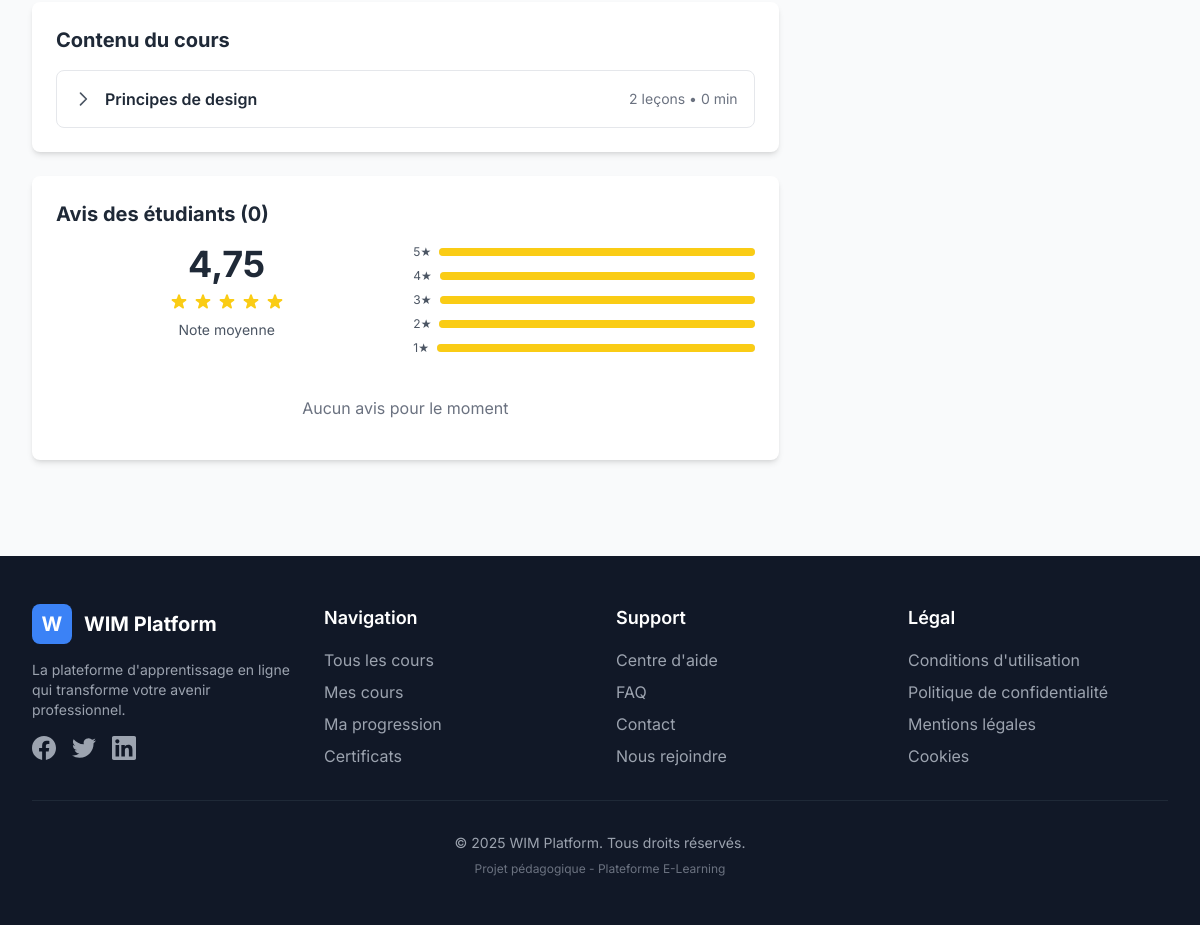
Page /courses/uiux-design-masterclass/ (lower part) on the earlier database version.
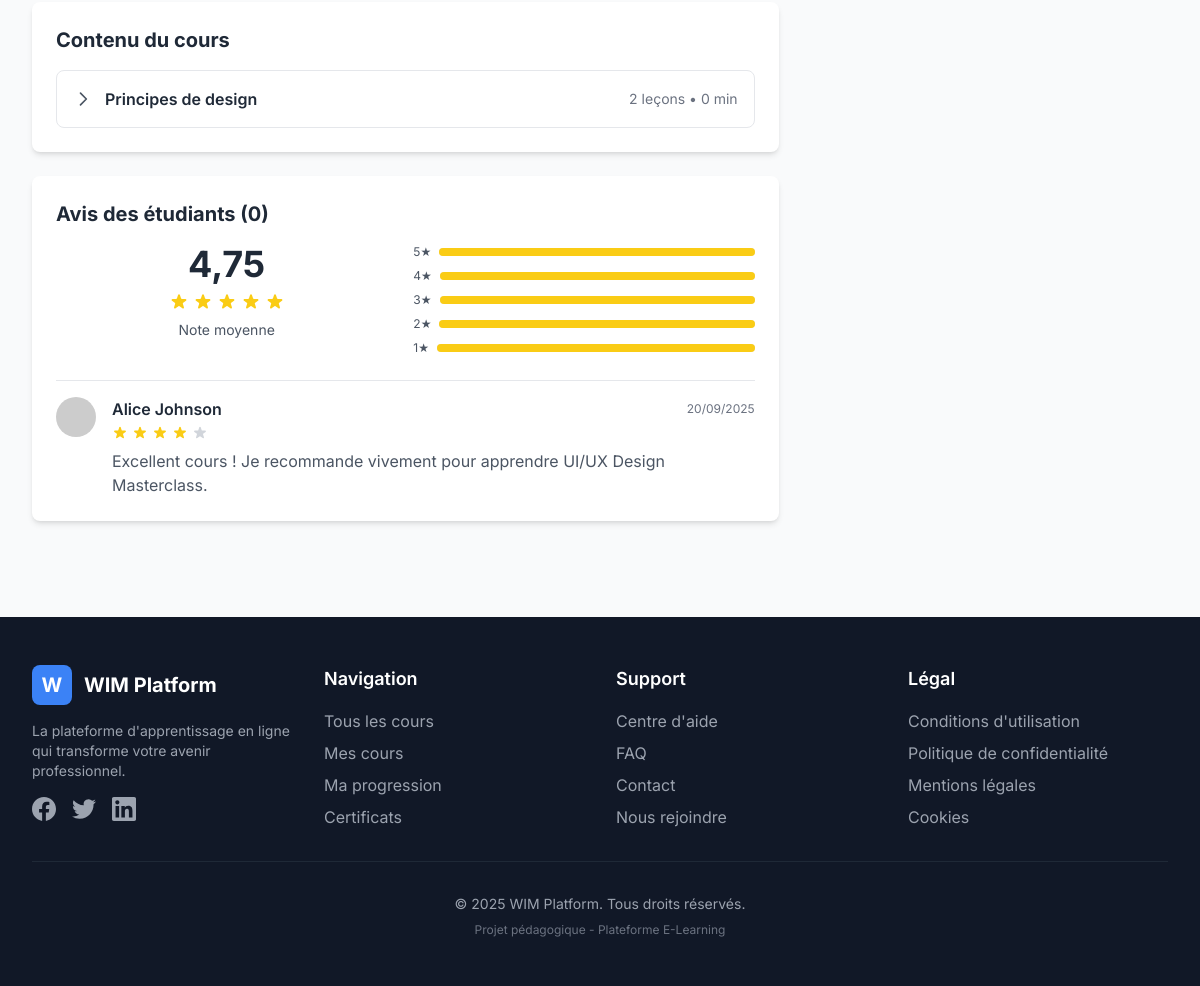
Same page on the later database version.
### apps/courses/models.py (models this page shows, shortened)
class Module(models.Model):
    course = models.ForeignKey(Course, on_delete=models.CASCADE, related_name='modules', verbose_name='cours')
    title = models.CharField('titre', max_length=200)
    description = models.TextField('description', blank=True)
    order = models.IntegerField('ordre', default=0)
    duration = models.IntegerField('durée (minutes)', default=0)
    is_published = models.BooleanField('publié', default=True)
    created_at = models.DateTimeField(auto_now_add=True)
    updated_at = models.DateTimeField(auto_now=True)
    class Meta:
        verbose_name = 'module'
        verbose_name_plural = 'modules'
        ordering = ['course', 'order']
        unique_together = [['course', 'order']]

### apps/enrollments/models.py (models this page shows, shortened)
class Review(models.Model):
    user = models.ForeignKey('users.User', on_delete=models.CASCADE, related_name='reviews', verbose_name='utilisateur')
    course = models.ForeignKey('courses.Course', on_delete=models.CASCADE, related_name='reviews', verbose_name='cours')
    enrollment = models.ForeignKey(Enrollment, on_delete=models.CASCADE, related_name='review', null=True, blank=True)
    rating = models.IntegerField('note', validators=[MinValueValidator(1), MaxValueValidator(5)])
    comment = models.TextField('commentaire', max_length=1000, blank=True)
    content_quality = models.IntegerField('qualité contenu', validators=[MinValueValidator(1), MaxValueValidator(5)],
                                          null=True, blank=True)
    instructor_quality = models.IntegerField('qualité instructeur',
                                             validators=[MinValueValidator(1), MaxValueValidator(5)], null=True,
                                             blank=True)
    value_for_money = models.IntegerField('rapport qualité/prix',
                                          validators=[MinValueValidator(1), MaxValueValidator(5)], null=True,
                                          blank=True)
    created_at = models.DateTimeField(auto_now_add=True)
    updated_at = models.DateTimeField(auto_now=True)
    is_verified = models.BooleanField('vérifié', default=False)
    is_featured = models.BooleanField('mis en avant', default=False)
    helpful_count = models.IntegerField('votes utiles', default=0)
    class Meta:
        verbose_name = 'avis'
        verbose_name_plural = 'avis'
        ordering = ['-created_at']
        unique_together = [['user', 'course']]

### apps/users/models.py (models this page shows, shortened)
class User(AbstractUser):
    username = None
    email = models.EmailField('adresse email', unique=True)
    name = models.CharField('nom complet', max_length=150, blank=True)
    bio = models.TextField('biographie', max_length=500, blank=True)
    avatar = models.ImageField(upload_to='avatars/', blank=True, null=True)
    phone = models.CharField('téléphone', max_length=20, blank=True)
    location = models.CharField('localisation', max_length=100, blank=True)
    newsletter_subscribed = models.BooleanField('newsletter', default=True)
    email_notifications = models.BooleanField('notifications', default=True)
    is_instructor = models.BooleanField('instructeur', default=False)
    groups = models.ManyToManyField(
        'auth.Group',
        verbose_name='groups',
        blank=True,
        related_name='custom_users',
        related_query_name='custom_user',
    )
    user_permissions = models.ManyToManyField(
        'auth.Permission',
        verbose_name='user permissions',
        blank=True,
        related_name='custom_users',
        related_query_name='custom_user',
    )
    objects = UserManager()
    USERNAME_FIELD = 'email'
    REQUIRED_FIELDS = ['name']
    class Meta:
        verbose_name = 'utilisateur'
        verbose_name_plural = 'utilisateurs'
        ordering = ['-date_joined']

### apps/courses/views.py (the view, shortened to what this page needs)
# urls.py: path('<slug:slug>/', views.CourseDetailView.as_view(), name='detail'),
class CourseDetailView(DetailView):
    model = Course
    template_name = 'courses/course_detail.html'
    context_object_name = 'course'
    slug_field = 'slug'
    slug_url_kwarg = 'slug'
    def get_context_data(self, **kwargs):
        context = super().get_context_data(**kwargs)
        course = self.object
        user = self.request.user
        context['modules'] = course.modules.filter(
            is_published=True
        ).prefetch_related('lessons').order_by('order')
        is_enrolled = False
        enrollment = None
        context['is_enrolled'] = is_enrolled
        reviews = Review.objects.filter(
            course=course
        ).select_related('user').order_by('-created_at')[:10]
        context['reviews'] = reviews
        context['reviews_count'] = course.total_reviews
        review_stats = reviews.aggregate(
            avg_rating=Avg('rating'),
            five_stars=Count('id', filter=Q(rating=5)),
            four_stars=Count('id', filter=Q(rating=4)),
            three_stars=Count('id', filter=Q(rating=3)),
            two_stars=Count('id', filter=Q(rating=2)),
            one_star=Count('id', filter=Q(rating=1)),
        )
        context['review_stats'] = review_stats
        context['similar_courses'] = Course.objects.filter(
            category=course.category,
            is_published=True
        ).exclude(id=course.id)[:3]
        return context

### apps/dashboard/templatetags/math_filters.py (called while the page is built)
@register.filter(name='mul')
def multiply(value, arg):
    try:
        return float(value) * float(arg)
    except (ValueError, TypeError):
        return 0

### templates/courses/course_detail.html (shortened to what the changed rows need)
{% extends 'base.html' %}
{% load static %}
{% load math_filters %}
{% block content %}
<div class="grid grid-cols-1 lg:grid-cols-3 gap-8">
    <div class="lg:col-span-2">
        <div class="bg-white rounded-lg shadow-md p-6 mb-6">
            <h2 class="text-xl font-bold text-gray-800 mb-4">Contenu du cours</h2>
            <div class="space-y-3">
                {% for module in modules %}
                <div class="border rounded-lg">
                    <button class="w-full flex items-center justify-between p-4 hover:bg-gray-50"
                            onclick="toggleModule({{ module.id }})">
                        <div class="flex items-center space-x-3">
                            <svg class="w-5 h-5 text-gray-600" fill="none" stroke="currentColor" viewBox="0 0 24 24">
                                <path stroke-linecap="round" stroke-linejoin="round" stroke-width="2" d="M9 5l7 7-7 7"></path>
                            </svg>
                            <span class="font-semibold text-gray-800">{{ module.title }}</span>
                        </div>
                        <span class="text-sm text-gray-500">{{ module.lessons.count }} leçons • {{ module.duration }} min</span>
                    </button>
                </div>
                {% endfor %}
            </div>
        </div>
        <div class="bg-white rounded-lg shadow-md p-6">
            <h2 class="text-xl font-bold text-gray-800 mb-4">Avis des étudiants ({{ reviews_count }})</h2>
            <div class="grid grid-cols-2 gap-4 mb-6">
                <div class="text-center">
                    <div class="flex items-center justify-center space-x-1 mb-2">
                    </div>
                </div>
                <div class="space-y-2">
                    {% for i in "54321" %}
                    <div class="flex items-center space-x-2">
                        <span class="text-xs text-gray-600">{{ i }}★</span>
                        <div class="flex-1 h-2 bg-gray-200 rounded-full">
                            <div class="h-2 bg-yellow-400 rounded-full" style="width: {{ i|mul:20 }}%"></div>
                        </div>
                    </div>
                    {% endfor %}
                </div>
            </div>
            <div class="space-y-4">
                {% for review in reviews %}
                <div class="border-t pt-4">
                    <div class="flex items-start space-x-4">
                        <img src="https://ui-avatars.com/api/?name={{ review.user.name }}&background=random"
                             alt="{{ review.user.name }}"
                             class="w-10 h-10 rounded-full">
                        <div class="flex-1">
                            <div class="flex items-center justify-between mb-1">
                                <h4 class="font-semibold text-gray-800">{{ review.user.name }}</h4>
                                <span class="text-xs text-gray-500">{{ review.created_at|date:"d/m/Y" }}</span>
                            </div>
                            <div class="flex items-center space-x-1 mb-2">
                                {% for i in "12345" %}
                                <svg class="w-4 h-4 {% if forloop.counter <= review.rating %}text-yellow-400{% else %}text-gray-300{% endif %}" fill="currentColor" viewBox="0 0 20 20">
                                    <path d="M9.049 2.927c.3-.921 1.603-.921 1.902 0l1.07 3.292a1 1 0 00.95.69h3.462c.969 0 1.371 1.24.588 1.81l-2.8 2.034a1 1 0 00-.364 1.118l1.07 3.292c.3.921-.755 1.688-1.54 1.118l-2.8-2.034a1 1 0 00-1.175 0l-2.8 2.034c-.784.57-1.838-.197-1.539-1.118l1.07-3.292a1 1 0 00-.364-1.118L2.98 8.72c-.783-.57-.38-1.81.588-1.81h3.461a1 1 0 00.951-.69l1.07-3.292z"></path>
                                </svg>
                                {% endfor %}
                            </div>
                            <p class="text-gray-600">{{ review.comment }}</p>
                        </div>
                    </div>
                </div>
                {% empty %}
                <p class="text-center text-gray-500 py-4">Aucun avis pour le moment</p>
                {% endfor %}
            </div>
        </div>
    </div>
</div>
{% endblock %}

Differences in the rows shown:
added Review: user.name "Alice Johnson", created_at "20/09/2025", rating 4 (drawn), comment "Excellent cours ! Je recommande vivement pour apprendre UI/UX Design Masterclass."
Other differences:
text no longer shown: "Aucun avis pour le moment"
